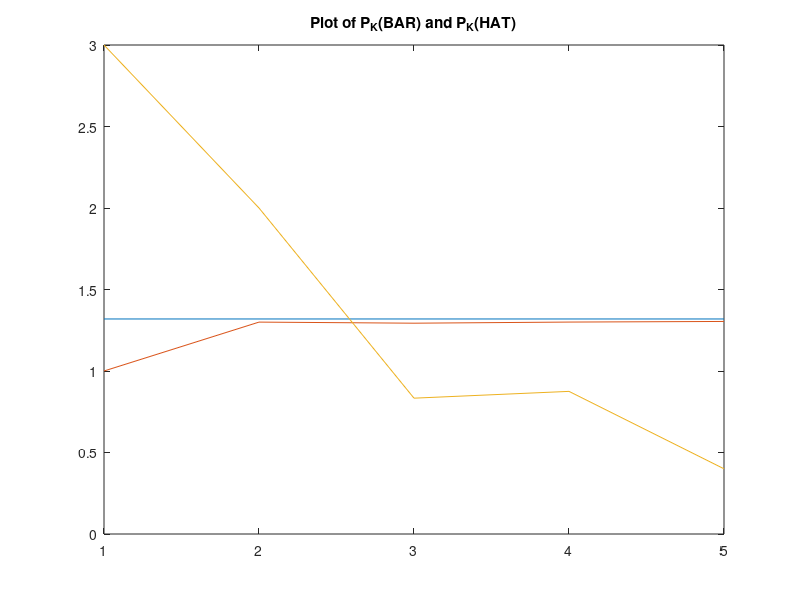

MATLAB code for this plot: (Note: this script raises an error after producing the figure.)
%Markov HW
%Dan S. Cohen
%DATE: 9/6/2021
% Assigment Number 1 
%% Inputs

%clear all; clc;

n = input('Number of sates? ') % Number of sates = n
P = zeros(n,n)
PL = zeros(n,n)
% Transistion probability matrix = P
% Inital Distibution P0
P0 = zeros(n,n)
P0(1,1)= 1

% Number of stages 
k = input('Number of stages? ') % Number of sages = k

%k = [1,2,3,4,5,6,7,8,9,10,11,12];% stages


% Calc Profit 
m = 0.5; % mait cost
c = 1; % cost of each item
r = 2; % rev of each unit
p = 1; % penalty
M = n; % max units
%k = linspace(1, k, k)
Reward = zeros(n,1)

%%
total_d = 1/M;
d = 1/M;

P(1,:) = d;
P(n,:) = d;
first_e = true;


    
for j=2:n-1
    P(j,1)=1-total_d;
   
    total_d = total_d + d;
        
end

count = 2;
for i=2:n-1
    
    for col=2:count
        PL(i,col)= d;
        
    end
    count = count +1;
    
    
end

P = P + PL;


Reward(1)=-3*c+((M-1)/2)*r;
Reward(n)=-(M-1)*m+((M-1)/2)*r;

for i=2:n-1
    
    weight = zeros(i,1)
    for ii = 1:i-1
        
        weight(end-ii)=ii;
        
    end
        
        
    Reward(i) =   -(ii)*m+dot(P(i,1:i),weight)*r-p*(((M-1)/2)-ii);  
    
    
    
end
Expected_Profit_per_stage =0;
Expected_Profit_per_stage_saved_per=zeros(1,k);
for t=1:k
    
    Expected_Profit_per_stage=Expected_Profit_per_stage+P0*((P^(t-1))*Reward);
    
    Expected_Profit_per_stage_saved_per(t)=Expected_Profit_per_stage(1)/t;
    
end 

Expected_Profit_per_stage=Expected_Profit_per_stage/k;

%%


rng(0);
for i =1:k
    
    U_vector(i)=rand;
    
    G(i)=-log(-log(U_vector(i)));
    
end 


Uniform_var = rand;
G(1) = -log(-log(Uniform_var));


k_m1 = 1;
k = linspace(1, k, k);
S = zeros(1,length(k)); % stock level
for stage =1:length(k)
    
    
    
    U_vector=rand(1,n);
    
    G = -log(-log(U_vector));
    
    
    [maxV,index] = max(G + log(P(k_m1,1:n))) ;
    S(stage) = index;
    k_m1 = S(stage);
    
    
    
end 






%S = zeros(1,length(k)); % stock level
D = zeros(1,length(k)); % demand
U = zeros(1,length(k)); % policty to restock


S(1) = 0;
S(2:end)=S(2:end)-1

for stage = 1:length(k)
    
    %randi(M,1,1)
    
    maint_cost = m*S(stage);
    
    D(stage) = round(rand*M);
    disp('demand')
    disp(D(stage))
    % rolling avg control pi

    %S_avg(stage) = sum(S(1:stage))/stage
     
    %maint cost
    
    
    %U(stage) = abs(M-S_avg(stage)) % need to work out policy
    if S(stage) <= 0
        U(stage) = M;
        Profit(stage) =   -(c*U(stage))+r*D(stage);
        disp('restocking all')
        
    elseif S(stage) > 0
        U(stage) = 0;
        disp('not buying any more stock')
            

   
        if(D(stage)> S(stage)+U(stage))
            disp('demand biger then stock')
            Profit(stage) = -(maint_cost+c*U(stage))+r*(S(stage)+U(stage))-p*(D(stage)-S(stage)-U(stage));
        
    
        end 
    
        if(D(stage)<= S(stage)+U(stage))
            disp('demand less then stock')
            Profit(stage) =   -(maint_cost+c*U(stage))+r*D(stage);
        
            if (stage ==length(k))
            
                disp('left over')
                % halfcost 
                Profit(stage) =Profit(stage)+ 0.5*(U(stage)-D(stage))
            
            end 
       
        
        end

    end 

    disp('total supply')
    
    
       

        
    
    %S(stage+1)=S(stage)+U(stage)-D(stage)
    
    %if(S(stage+1)<= 0)
        
        %S(stage+1) = 0;
        
    %end 
    
    %Profit_per_stage(stage)= Profit_per_stage(stage) + Profit(stage)/stage
    
    
end

disp('Profit per stage')
disp(sum(Profit)/length(k))

for key =1:length(k)
    
       temp= Profit(1:key);
       
       Profit_per_stage(key) = sum(temp)/key;
    
    
end 





one = size(P);


w = [eye(one(1))-P,ones(one(1),1)];

% Avg reward per stage 

PIE = [ones(1,one(1))]*[w*w.']^-1;

PerStageProfit = PIE*Reward

 K =[1:1:length(k)]
 

plot(K,PerStageProfit*ones(1,length(k)))
hold on 
plot(K,Expected_Profit_per_stage_saved_per)
hold on 
plot(K,Profit_per_stage)
title('Plot of P_K(BAR) and P_K(HAT)') 

%%
% Part 2
Transition = {}
count = 0

total_d = 0;
d = 1/M;
start_number = 1
for action = 1:M
    Transition{action} = zeros(M);
    total_d = 0;
    
    for i = 1:M-count
        
        Transition{action}(i,1)= start_number-total_d
        total_d = total_d + d;

           
      
    end 
 
    start_number =  start_number-d     ;  
    
    count = count +1 ;
    
 
    
end

count=0
col_count = 3
start_number_count = 0
for action = 1:M
    
   
     for i = 1:M-count
     
          j = start_number_count:col_count
              
                Transition{action}(i,2:j(i)+1)=1/M
          
          
     end 
        
    start_number_count = start_number_count+1  ;
    count = count +1 ;
   
  
 
end



Reward_From_Action = {}

%Reward(1)=-3*c+((M-1)/2)*r;
%Reward(n)=-(M-1)*m+((M-1)/2)*r;


for act = 1:M
    
    weight = zeros(i,1)
    for ii = 1:i-1
        
        weight(end-ii)=ii;
        
    end
    
    for j = 1:M
    
        for i= 1:M
            
            if (i+a-j)> 0
                rew_units = (i+a-j);
            end 
            if (a+i)< i-M
                Dk = M-(a+i)-1 % fix this 
                
                
            end
        
            Reward_From_Action{act}(i,j) =   -(i)*m-(act)*c+rew_units*r-p*(((M-1)/2)-ii);
        
        end  
        
    end 
      
    
    
    
end


V0 = 0

V = zeros(1,length(k));

V(end)=V0


k = length(k)-1;

policy = zeros(1,length(k));
V_new = 0 
V_old = 0
curr_val = 0
while k >0

    for act=1:M
    
    
        for i=1:M
            curr_val =0 
            for j=1:M
                                    
               curr_val = curr_val + Transition{act}(i,j)*V(k)
            
            end 
            V(i)=Reward_From_Action{act}(i,j) + curr_val
            if V_new > V_old
            policy(k) = act
            
       
        end
        
        
        end
    
    end 
    
    k = k - 1

end






